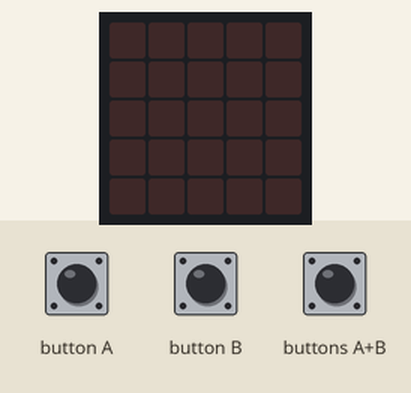
Simulated run of this program. Board: BBC micro:bit (MakeCode). Parts: the board's 5×5 LED display. The inputs (shaded band) are chosen by the test bench.

Above: at 1.2 s.
1.3 s: button A pressed for 0.15 s
At 2.0 s:
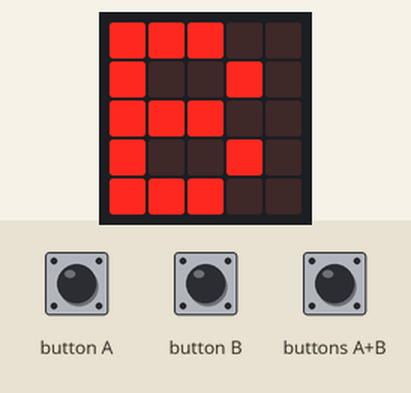
At 3.4 s:
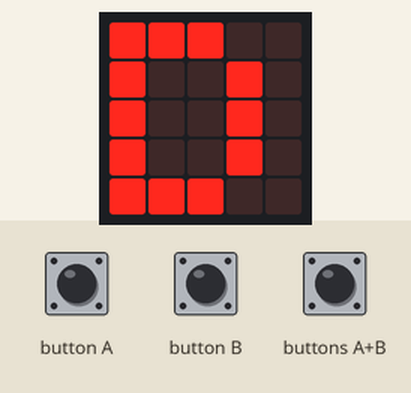
3.7 s: button B pressed for 0.15 s
At 5.3 s:
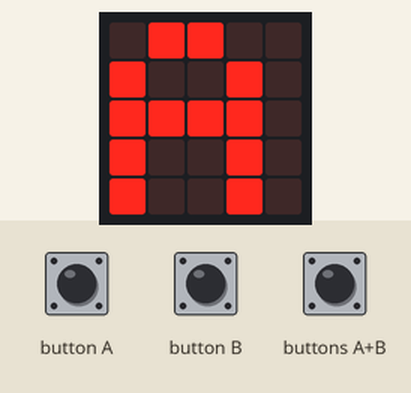
Timing chart, 0 to 6.8 s (numbered marks = the images above; inputs shaded):
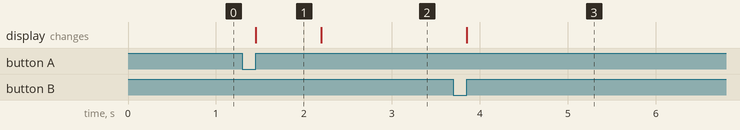

The program:

main.ts
```typescript
input.onButtonPressed(Button.A, function () {
    if (x > 0) {
        basic.showString("A")
    }
    if (x < 5) {
        basic.showString("B")
    }
    if (x >= 15) {
        basic.showString("C")
    }
    basic.showString("D")
})
input.onButtonPressed(Button.AB, function () {
    if (x < 0) {
        basic.showString("A")
        if (x > -5) {
            basic.showString("B")
        }
    } else if (x < 5) {
        basic.showString("C")
    } else {
        basic.showString("D")
    }
})
input.onButtonPressed(Button.B, function () {
    if (x <= 0) {
        basic.showString("A")
    } else if (x > 2) {
        basic.showString("B")
    } else if (x < 9) {
        basic.showString("C")
    } else {
        basic.showString("D")
    }
})
let x = 0
x = -6
```

test.ts
```typescript
// Hier kann man Tests durchführen; diese Datei wird nicht kompiliert, wenn dieses Paket als Erweiterung verwendet wird.
```

Measured:
- after the input at 1.3 s, the display: changes after 0.15 s (image 1)
- after the input at 3.7 s, the display: changes after 0.15 s (image 3)
- what the display in image 1 shows lasts 0.7 s, from 1.5 s to 2.2 s
